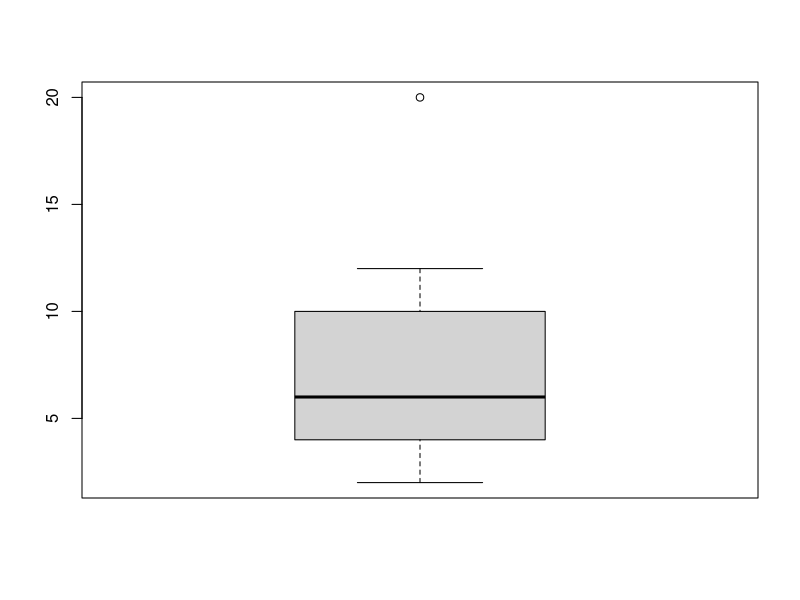
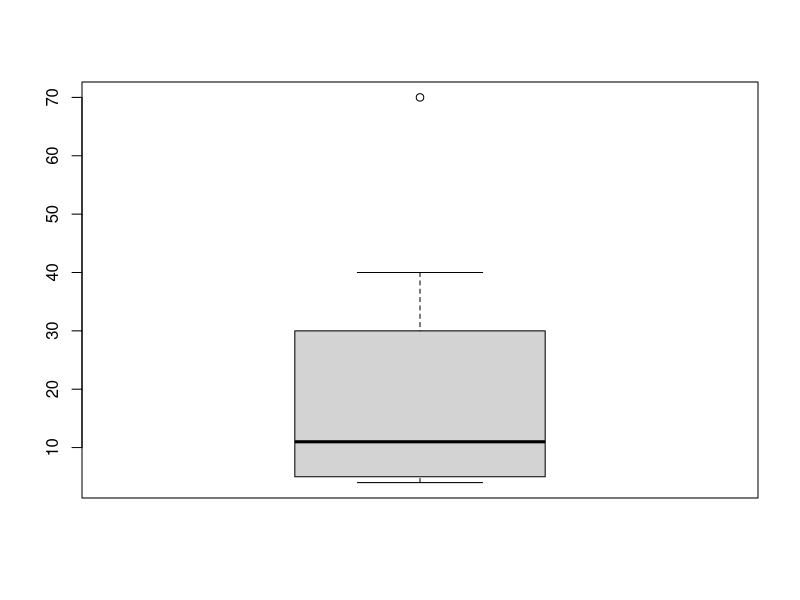
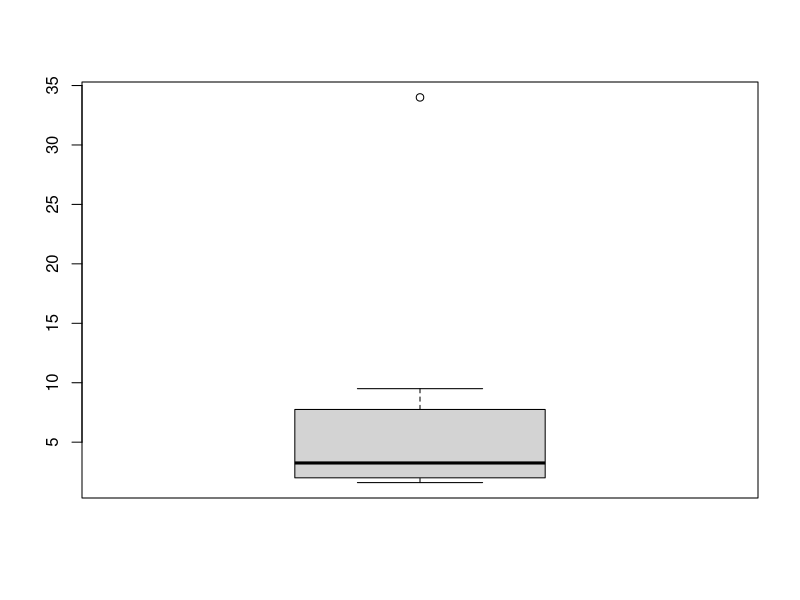
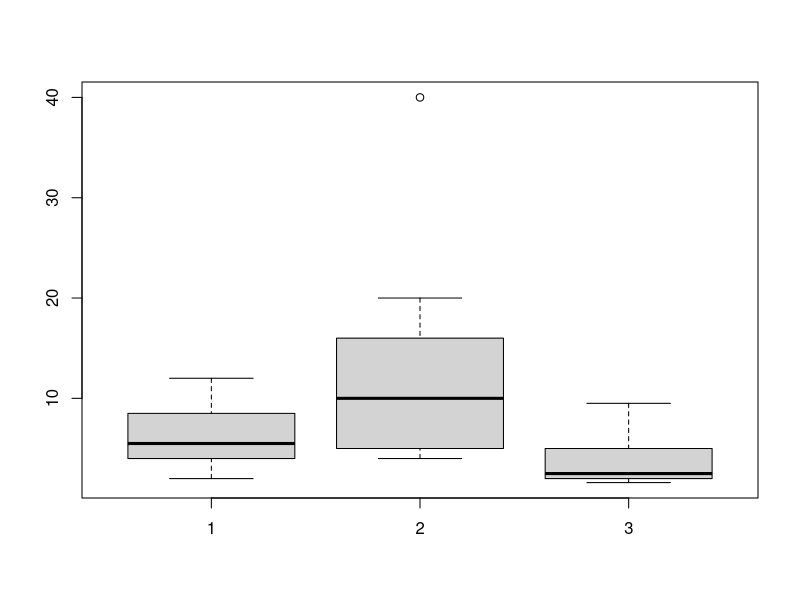
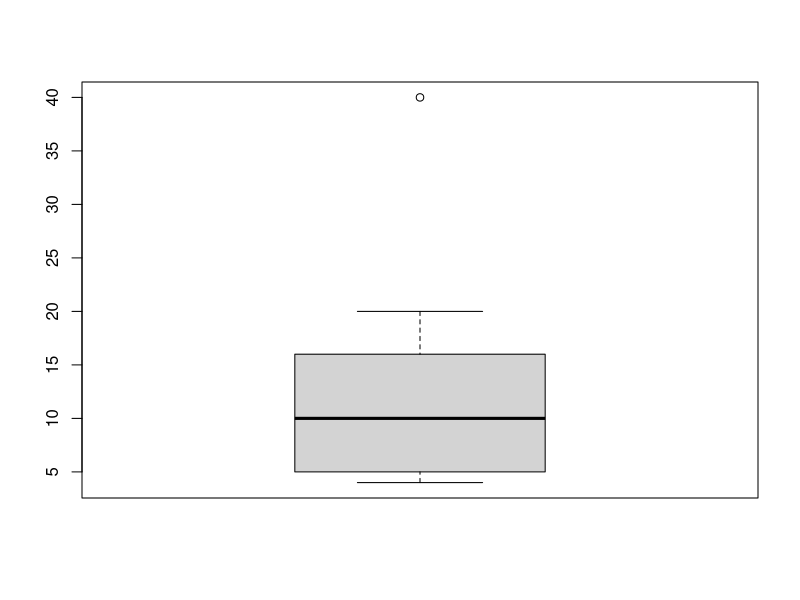
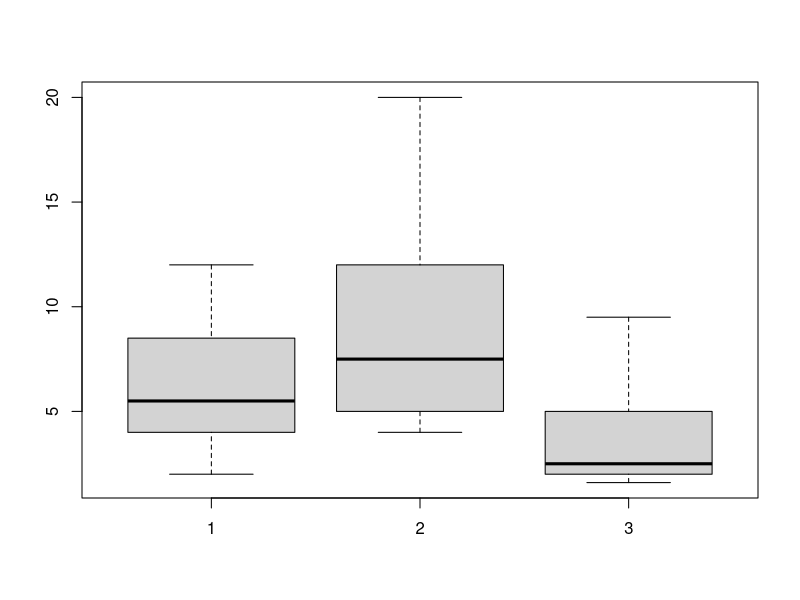

Recreate these plots in R, in order.
x1<- c(2,4,6,10,4,7,12,20,5)
x2<- c(10,5,5,20,4,70,40,12)
x3<- c(2,4,2.5,34,1.6,9.5,6,2)
summary(x1)
summary(x2)
summary(x3)
OutVals1 = boxplot(x1)$out
OutVals1
x1<- x1[ !(x1 %in%OutVals1) ]

OutVals2 = boxplot(x2)$out
OutVals2
x2<- x2[ !(x2 %in%OutVals2) ]

OutVals3 = boxplot(x3)$out
OutVals3
x3<- x3[ !(x3 %in%OutVals3) ]

OutVals = boxplot(x1,x2,x3)$out

OutVals2 = boxplot(x2)$out
OutVals2
x2<- x2[ !(x2 %in%OutVals2) ]
OutVals = boxplot(x1,x2,x3)$out

m_l<- max(c(length(x1),length(x2),length(x3)))
df<- data.frame(col1 = c(x1,rep(NA,m_l-length(x1))),
                col2 = c(x2,rep(NA,m_l-length(x2))),
                col3 = c(x3,rep(NA,m_l-length(x3))))
df
